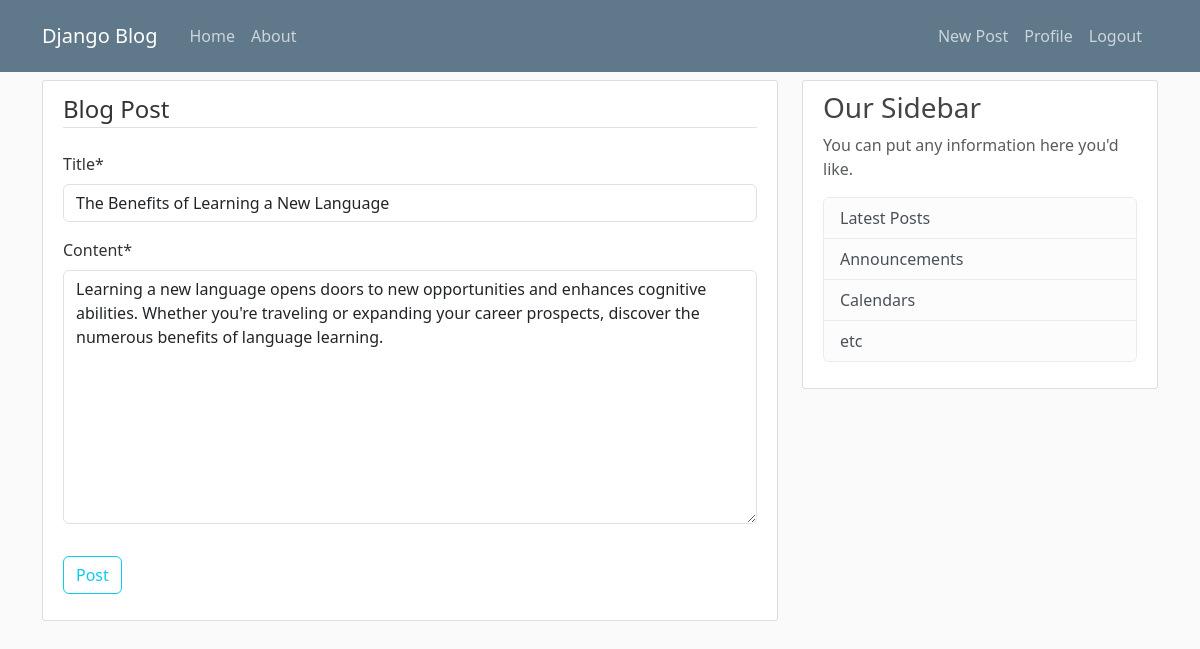
Screenshot of /post/55/update/ (signed in) with the database file from the repository.
### blog/models.py (models this page shows, shortened)
class Post(models.Model):
  title = models.CharField(max_length=100)
  content = models.TextField()
  date_posted = models.DateTimeField(default=timezone.now)
  author = models.ForeignKey(User, on_delete=models.CASCADE)

### blog/views.py (the view, shortened to what this page needs)
# urls.py: path('post/<int:pk>/update/', PostUpdateView.as_view(), name='post-update'),
class PostUpdateView(LoginRequiredMixin, UserPassesTestMixin, UpdateView):
  model = Post
  fields = ['title', 'content']
  def test_func(self):
    post = self.get_object()
    if self.request.user == post.author:
      return True
    return False

### blog/templates/blog/post_form.html (shortened to what this page needs)
{% extends "blog/base.html" %}
{% load crispy_forms_tags %}
{% block content %}
<div class="content-section">
  <form method="POST">
    <fieldset class="mb-3">
      <legend class="border-bottom mb-4">Blog Post</legend>
      {{ form|crispy }}
    </fieldset>
    <div class="mb-3">
      <button class="btn btn-outline-info" type="submit">Post</button>
    </div>
  </form>
</div>
{% endblock content %}

### blog/static/blog/main.css (style rules this page uses)
body { background: #fafafa; color: #333333; margin-top: 5rem; }
.content-section { background: #ffffff; padding: 10px 20px; border: 1px solid #dddddd; border-radius: 3px; margin-bottom: 20px; }

### rows the page displays
Post: title "The Benefits of Learning a New Language", content "Learning a new language opens doors to new opportunities and enhances cognitive abilities. Whether you're traveling or expanding your career prospects, discover the numerous benefits of language learning."
